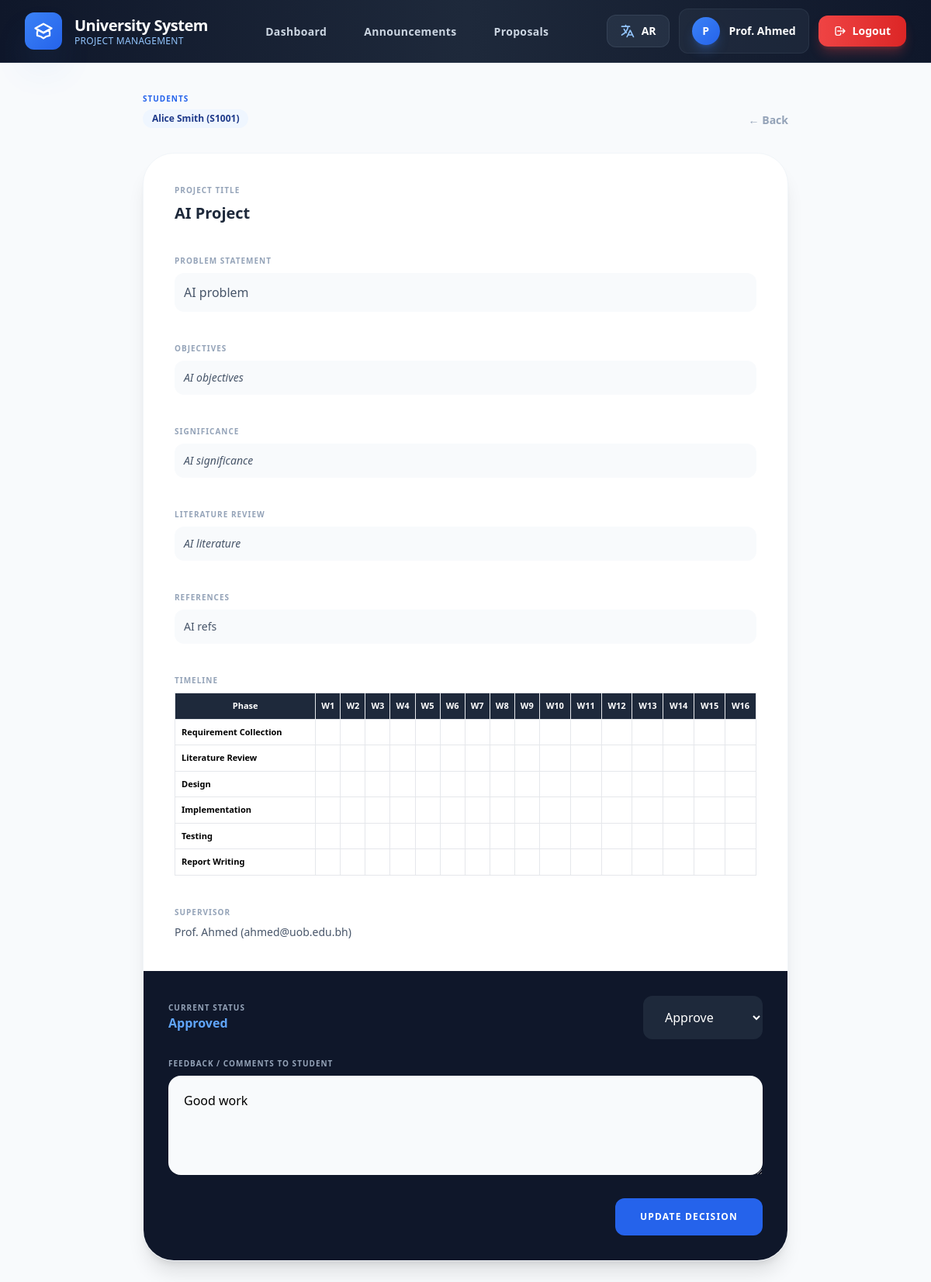
/review.php?id=1 (signed in), run on the app's committed database.
### tables this page shows
CREATE TABLE IF NOT EXISTS Proposal_Students (
    id INT AUTO_INCREMENT PRIMARY KEY,
    proposal_id INT NOT NULL,
    student_name VARCHAR(255) NOT NULL,
    student_id VARCHAR(50) NOT NULL,
    student_email VARCHAR(255) NOT NULL,
    FOREIGN KEY (proposal_id) REFERENCES Proposals(proposal_id) ON DELETE CASCADE
);

CREATE TABLE IF NOT EXISTS Proposals (
    proposal_id INT AUTO_INCREMENT PRIMARY KEY,
    title VARCHAR(255) NOT NULL,
    problem TEXT NOT NULL,
    objectives TEXT NOT NULL,
    significance TEXT NOT NULL,
    literature_review TEXT NOT NULL,
    references_list TEXT NOT NULL,
    supervisor_name VARCHAR(255) NOT NULL,
    supervisor_email VARCHAR(255) NOT NULL,
    cosupervisor_name VARCHAR(255),
    cosupervisor_email VARCHAR(255),
    timeline JSON NOT NULL,
    accept_terms BOOLEAN NOT NULL DEFAULT 0,
    prof_feedback TEXT,
    status ENUM('Pending','Approved','Rejected','Modifications Required') DEFAULT 'Pending',
    created_at TIMESTAMP DEFAULT CURRENT_TIMESTAMP
);

### config.php (called while the page is built, shortened)
<?php
$lang = $_SESSION['user_lang'] ?? 'en';
$dir = ($lang == 'ar') ? 'rtl' : 'ltr';
?>

### review.php (the view, shortened to what this page needs)
<?php
require 'config.php';
$proposal_id = $_GET['id'] ?? null;
$stmt = $pdo->prepare("SELECT * FROM Proposals WHERE proposal_id = ?");
$stmt->execute([$proposal_id]);
$proposal = $stmt->fetch();
$students_stmt = $pdo->prepare("SELECT student_name, student_id, student_email FROM Proposal_Students WHERE proposal_id = ?");
$students_stmt->execute([$proposal_id]);
$students = $students_stmt->fetchAll();
?>
<!DOCTYPE html>
<html lang="<?= $lang ?>" dir="<?= $dir ?>">
<head>
    <script src="https://cdn.tailwindcss.com"></script>
</head>
<body class="bg-slate-50 min-h-screen pb-20">
    <?php include 'navbar.php'; ?>
    <main class="max-w-4xl mx-auto p-8">
        <div class="mb-8 flex justify-between items-end">
            <div>
                <span class="text-[10px] font-black uppercase text-blue-600 tracking-widest">Students</span>
                <div class="flex flex-wrap gap-2 mt-1">
                <?php foreach ($students as $stu): ?>
                    <span class="inline-block bg-blue-50 text-blue-900 px-3 py-1 rounded-xl text-xs font-bold">
                        <?= htmlspecialchars($stu['student_name']) ?> (<?= htmlspecialchars($stu['student_id']) ?>)
                    </span>
                <?php endforeach; ?>
                </div>
            </div>
            <a href="prof_dashboard.php" class="text-slate-400 font-bold text-sm hover:text-slate-600">← <?= $lang == 'en' ? 'Back' : 'العودة' ?></a>
        </div>
        <div class="bg-white rounded-[2.5rem] shadow-xl border border-slate-100 overflow-hidden mb-8">
            <div class="p-10 space-y-10">
                <section>
                    <label class="text-[10px] font-black uppercase text-slate-400 tracking-widest block mb-2">Project Title</label>
                    <h2 class="text-xl font-bold text-slate-800"><?= htmlspecialchars($proposal['title'] ?? '-') ?></h2>
                </section>
                <section>
                    <label class="text-[10px] font-black uppercase text-slate-400 tracking-widest block mb-2">Problem Statement</label>
                    <div class="bg-slate-50 rounded-xl p-3 max-h-32 overflow-auto flex items-start">
                        <p class="text-slate-600 leading-relaxed"><?= nl2br(htmlspecialchars($proposal['problem'] ?? '-')) ?></p>
                    </div>
                </section>
                <section>
                    <label class="text-[10px] font-black uppercase text-slate-400 tracking-widest block mb-2">Objectives</label>
                    <div class="bg-slate-50 rounded-xl p-3 max-h-32 overflow-auto flex items-start">
                        <p class="text-slate-600 text-sm italic"><?= nl2br(htmlspecialchars($proposal['objectives'] ?? '-')) ?></p>
                    </div>
                </section>
                <section>
                    <label class="text-[10px] font-black uppercase text-slate-400 tracking-widest block mb-2">Significance</label>
                    <div class="bg-slate-50 rounded-xl p-3 max-h-32 overflow-auto flex items-start">
                        <p class="text-slate-600 text-sm italic"><?= nl2br(htmlspecialchars($proposal['significance'] ?? '-')) ?></p>
                    </div>
                </section>
                <section>
                    <label class="text-[10px] font-black uppercase text-slate-400 tracking-widest block mb-2">Literature Review</label>
                    <div class="bg-slate-50 rounded-xl p-3 max-h-32 overflow-auto flex items-start">
                        <p class="text-slate-600 text-sm italic"><?= nl2br(htmlspecialchars($proposal['literature_review'] ?? '')) ?></p>
                    </div>
                </section>
                <section>
                    <label class="text-[10px] font-black uppercase text-slate-400 tracking-widest block mb-2">References</label>
                    <div class="bg-slate-50 rounded-xl p-3 max-h-32 overflow-auto flex items-start">
                        <p class="text-slate-600 text-sm"><?= nl2br(htmlspecialchars($proposal['references_list'])) ?></p>
                    </div>
                </section>
                <section>
                    <label class="text-[10px] font-black uppercase text-slate-400 tracking-widest block mb-2">Timeline</label>
                    <div class="overflow-x-auto">
                        <?php
                        $phases = [
                            'Requirement Collection',
                            'Literature Review',
                            'Design',
                            'Implementation',
                            'Testing',
                            'Report Writing',
                        ];
                        $timeline = json_decode($proposal['timeline'] ?? '{}', true);
                        if (is_array($timeline) && count($timeline)) {
                        ?>
                        <table class="w-full border-collapse text-[11px]">
                            <thead>
                                <tr class="bg-slate-800 text-white">
                                    <th class="p-2 border">Phase</th>
                                    <?php for($i=1; $i<=16; $i++): ?>
                                        <th class="p-1 border">W<?= $i ?></th>
                                    <?php endfor; ?>
                                </tr>
                            </thead>
                            <tbody>
                                <?php foreach($phases as $phase): ?>
                                <tr>
                                    <td class="p-2 border font-bold"><?= htmlspecialchars($phase) ?></td>
                                    <?php for($i=1; $i<=16; $i++): ?>
                                        <td class="border text-center">
                                        </td>
                                    <?php endfor; ?>
                                </tr>
                                <?php endforeach; ?>
                            </tbody>
                        </table>
                        <?php } else { ?>
                            <pre class="bg-slate-100 p-3 rounded-xl text-xs"><?= htmlspecialchars($proposal['timeline'] ?? '') ?></pre>
                        <?php } ?>
                    </div>
                </section>
                <section>
                    <label class="text-[10px] font-black uppercase text-slate-400 tracking-widest block mb-2">Supervisor</label>
                    <p class="text-slate-600 text-sm"><?= htmlspecialchars($proposal['supervisor_name'] ?? '') ?> (<?= htmlspecialchars($proposal['supervisor_email'] ?? '') ?>)</p>
                </section>
            </div>
            <form method="POST" class="bg-slate-900 p-8 flex flex-col gap-6">
                <div class="flex flex-col md:flex-row items-center justify-between gap-6">
                    <div class="text-white">
                        <p class="text-[10px] font-black uppercase text-slate-400 tracking-widest">Current Status</p>
                        <span class="font-bold text-blue-400"><?= $proposal['status'] ?></span>
                    </div>
                    <div class="flex items-center gap-4 w-full md:w-auto">
                        <select name="status" class="bg-slate-800 text-white border-none rounded-xl px-6 py-4 outline-none focus:ring-2 focus:ring-blue-500 flex-1 md:flex-none">
                            <option value="Approved" <?= $proposal['status'] == 'Approved' ? 'selected' : '' ?>>Approve</option>
                        </select>
                    </div>
                </div>
                <div>
                    <label class="block text-[10px] font-black uppercase text-slate-400 tracking-widest mb-2">Feedback / Comments to Student</label>
                    <textarea name="prof_feedback" class="w-full bg-slate-50 border-none p-5 rounded-2xl h-32 focus:ring-2 focus:ring-blue-500 outline-none shadow-sm" placeholder="Write feedback for the student..."><?= htmlspecialchars($proposal['prof_feedback'] ?? '') ?></textarea>
                </div>
                <div class="flex justify-end">
                    <button type="submit" class="bg-blue-600 hover:bg-blue-500 text-white px-8 py-4 rounded-xl font-black uppercase text-xs tracking-widest transition-all">
                        <?= $lang == 'en' ? 'Update Decision' : 'تحديث القرار' ?>
                    </button>
                </div>
            </form>
        </div>
    </main>
</body>
</html>

### data on the page
proposal_students: student_name "Alice Smith", student "S1001"
proposals: title "AI Project", problem "AI problem", objectives "AI objectives", significance "AI significance", literature_review "AI literature", references_list "AI refs", supervisor_name "Prof. Ahmed", supervisor_email "ahmed@uob.edu.bh", status "Approved", status "Approve", prof_feedback "Good work"

### other printed values
substr(htmlspecialchars($_SESSION['name']), 0, 1) "P"
$_SESSION['name'] "Prof. Ahmed"
$phase "Requirement Collection"
$phase "Literature Review"
$phase "Design"
$phase "Implementation"
$phase "Testing"
$phase "Report Writing"
